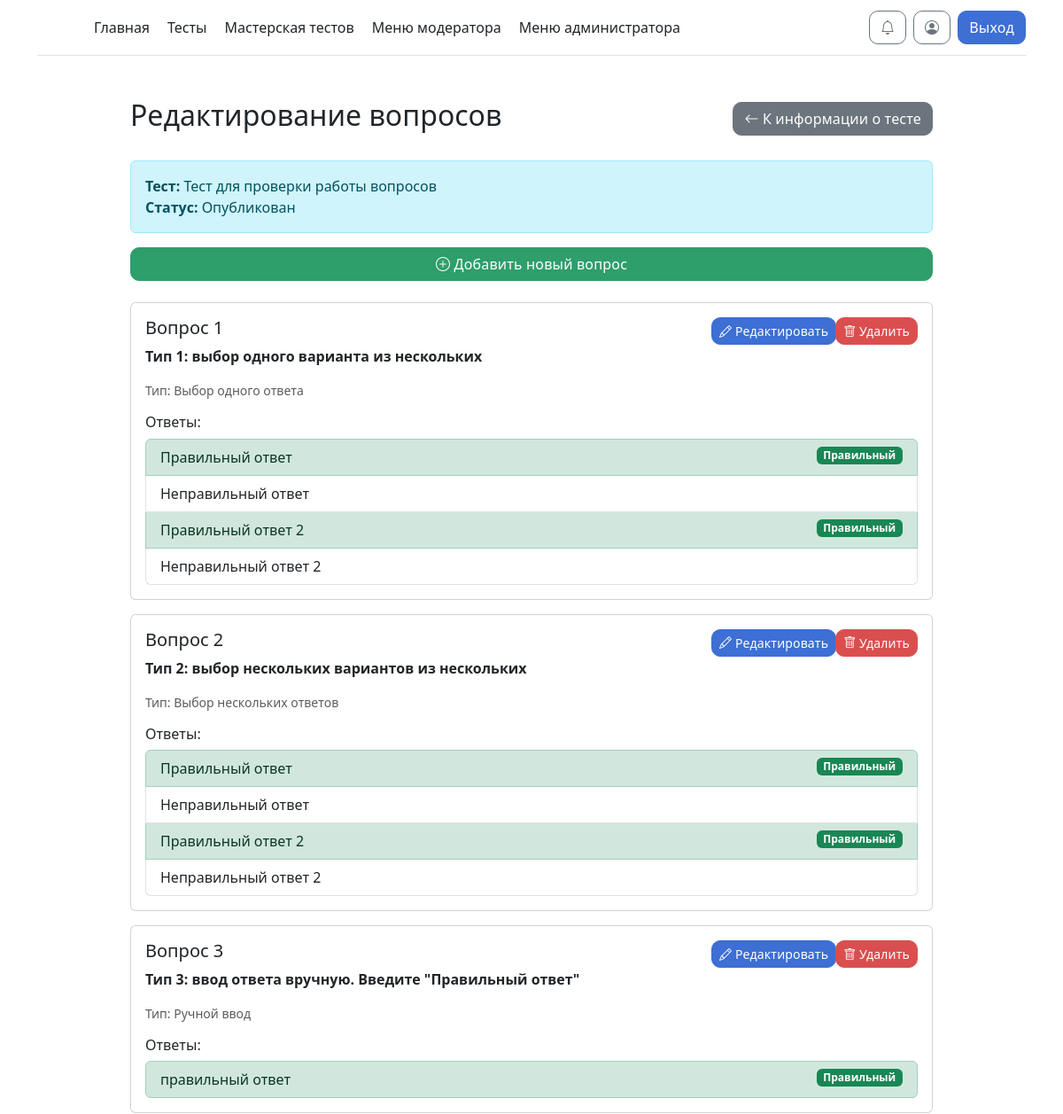
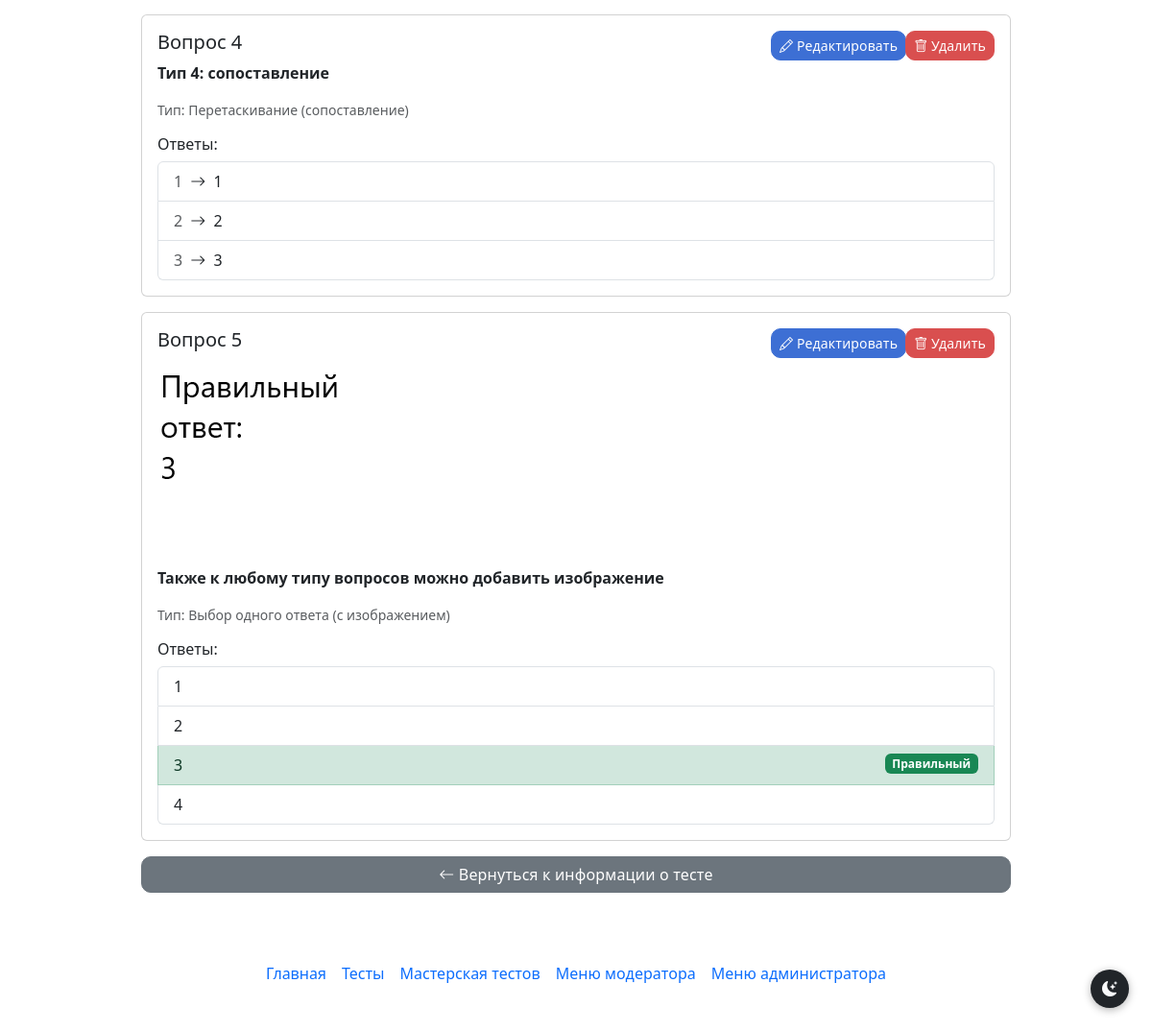
The app's page /edit-test/1/questions (signed in) with its own data (2 pictures, top to bottom).
### models.py (models this page shows)
class Tests(db.Model):
    test_id = db.Column(db.Integer, primary_key=True)
    test_id_creator = db.Column(db.Integer)
    test_name = db.Column(db.String)
    test_description = db.Column(db.String)
    test_status = db.Column(db.Integer)
    test_image = db.Column(db.String)
    test_cat_id = db.Column(db.Integer, default=None)  # ссылка на TestCategory.cat_id или None
    show_answers_after_test = db.Column(db.Boolean, default=True)  # показывать правильные ответы после завершения теста
    collect_statistics = db.Column(db.Boolean, default=True)  # собирать статистику для автора теста

class Tests_questions(db.Model):
    test_q_id = db.Column(db.Integer, primary_key=True)
    test_q_creator_id = db.Column(db.Integer)
    test_q_test_id = db.Column(db.Integer)
    test_q_text = db.Column(db.String)
    test_q_type = db.Column(db.Integer, default=1)
    test_q_status = db.Column(db.Integer)
    test_q_image = db.Column(db.String)

class Tests_answers(db.Model):
    test_a_id = db.Column(db.Integer, primary_key=True)
    test_a_creator_id = db.Column(db.Integer)
    test_a_question_id = db.Column(db.Integer)
    test_a_test_id = db.Column(db.Integer)
    test_a_text = db.Column(db.String)
    test_a_match = db.Column(db.String)   # для типа 4/41
    test_a_status = db.Column(db.Integer)
    test_a_is_correct = db.Column(db.Boolean)

### routes/edit.py (the view)
@edit_bp.route('/edit-test/<int:test_id>/questions')
@login_required
def edit_test_questions(test_id):
    test = Tests.query.get(test_id)
    if not test:
        flash("Тест не найден!", 'danger')
        return redirect("/tests")
    if test.test_id_creator != current_user.id and current_user.admin < 1:
        flash("У вас нет прав!", 'danger')
        return redirect("/tests")
    questions = Tests_questions.query.filter_by(test_q_test_id=test.test_id).all()
    questions_with_answers = [
        {'question': q, 'answers': Tests_answers.query.filter_by(test_a_question_id=q.test_q_id).all()}
        for q in questions
    ]
    return render_template("edit_test_questions.html", test=test, questions_with_answers=questions_with_answers)

### __init__.py (called while the page is built, shortened)
@manager.user_loader
def load_user(user_id):
    return db.session.get(User, user_id)

@app.template_filter('get_unread_notifications_count')
def get_unread_notifications_count(user_id):
    return Notifications.query.filter_by(n_user_id=user_id, n_is_read=False).count()

@app.before_request
def check_must_rate_test():
    excluded_paths = ['/test/', '/static/', '/logout']

### templates/edit_test_questions.html (shortened to what this page needs)
{% extends 'base.html' %}
{% block main %}
<div class="container mt-4">
    <div class="row">
        <div class="col-md-10 mx-auto">
            <div class="d-flex justify-content-between align-items-center mb-4">
                <h2>Редактирование вопросов</h2>
                <a href="{{ url_for('edit_test', test_id=test.test_id) }}"
                   class="btn btn-secondary">
                    <i class="bi bi-arrow-left"></i> К информации о тесте
                </a>
            </div>
            <div class="alert alert-info">
                <strong>Тест:</strong> {{ test.test_name }}<br>
                <strong>Статус:</strong>
                {% if test.test_status == 0 %}В разработке
                {% elif test.test_status == 1 %}На проверке
                {% elif test.test_status == 2 %}Опубликован
                {% elif test.test_status == 3 %}На перепроверке по жалобам
                {% endif %}
            </div>
            <div class="d-grid gap-2 mb-4">
                <a href="{{ url_for('add_question', test_id=test.test_id) }}"
                   class="btn btn-success"
                   {% if test.test_status == 2 and current_user.admin < 1 %}onclick="return confirm('Вы уверены? Тест будет отправлен на повторную проверку модератором.');"{% endif %}>
                    <i class="bi bi-plus-circle"></i> Добавить новый вопрос
                </a>
            </div>
            {% if questions_with_answers %}
            {% for item in questions_with_answers %}
            <div class="card mb-3">
                <div class="card-body">
                    <div class="d-flex justify-content-between align-items-start">
                        <h5 class="card-title">Вопрос {{ loop.index }}</h5>
                        <div class="btn-group" role="group">
                            <a href="{{ url_for('edit_question', question_id=item.question.test_q_id) }}"
                               class="btn btn-sm btn-primary">
                                <i class="bi bi-pencil"></i> Редактировать
                            </a>
                            <button type="button"
                                    class="btn btn-sm btn-danger"
                                    onclick="if(confirm('{% if test.test_status == 2 and current_user.admin < 1 %}Вы уверены, что хотите удалить этот вопрос? Все ответы также будут удалены! Тест будет отправлен на повторную проверку модератором.{% else %}Вы уверены, что хотите удалить этот вопрос? Все ответы также будут удалены!{% endif %}')) { document.getElementById('delete-form-{{ item.question.test_q_id }}').submit(); }">
                                <i class="bi bi-trash"></i> Удалить
                            </button>
                        </div>
                    </div>
                    {% if item.question.test_q_image %}
                    <img src="{{ url_for('static', filename='img/' + item.question.test_q_image) }}"
                         class="img-fluid mb-3"
                         alt="Изображение вопроса"
                         style="max-height: 200px;">
                    {% endif %}
                    <p class="card-text"><strong>{{ item.question.test_q_text }}</strong></p>
                    <p class="text-muted small">
                        Тип:
                        {% if item.question.test_q_type == 1 %}Выбор одного ответа
                        {% elif item.question.test_q_type == 2 %}Выбор нескольких ответов
                        {% elif item.question.test_q_type == 3 %}Ручной ввод
                        {% elif item.question.test_q_type == 4 %}Перетаскивание (сопоставление)
                        {% elif item.question.test_q_type == 11 %}Выбор одного ответа (с изображением)
                        {% elif item.question.test_q_type == 21 %}Выбор нескольких ответов (с изображением)
                        {% elif item.question.test_q_type == 31 %}Ручной ввод (с изображением)
                        {% elif item.question.test_q_type == 41 %}Перетаскивание (с изображением)
                        {% endif %}
                    </p>
                    <div class="mt-3">
                        <h6>Ответы:</h6>
                        <ul class="list-group">
                            {% for answer in item.answers %}
                            {% if item.question.test_q_type in [4, 41] %}
                            <li class="list-group-item">
                                <span class="text-muted">{{ answer.test_a_match }}</span>
                                <i class="bi bi-arrow-right mx-1"></i>
                                {{ answer.test_a_text }}
                            </li>
                            {% else %}
                            <li class="list-group-item {% if answer.test_a_is_correct %}list-group-item-success{% endif %}">
                                {{ answer.test_a_text }}
                                {% if answer.test_a_is_correct %}
                                <span class="badge bg-success float-end">Правильный</span>
                                {% endif %}
                            </li>
                            {% endif %}
                            {% endfor %}
                        </ul>
                    </div>
                </div>
            </div>
            {% endfor %}
            {% else %}
            <div class="alert alert-warning">
                <i class="bi bi-exclamation-triangle"></i>
                В этом тесте пока нет вопросов.
            </div>
            {% endif %}
            <div class="d-grid gap-2 mb-4">
                <a href="{{ url_for('edit_test', test_id=test.test_id) }}"
                   class="btn btn-secondary">
                    <i class="bi bi-arrow-left"></i> Вернуться к информации о тесте
                </a>
            </div>
        </div>
    </div>
</div>
{% endblock %}

### static/style/style.css (style rules this page uses)
.btn { border-radius: 10px !important; font-weight: 500; letter-spacing: 0.01em; transition: transform 0.1s ease, box-shadow 0.1s ease, background-color 0.1s ease !important; }
.btn-primary { background: #3d6fd4 !important; border-color: #3d6fd4 !important; }
.btn-success { background: #2e9e6b !important; border-color: #2e9e6b !important; }
.btn-danger { background: #d94f4f !important; border-color: #d94f4f !important; }
.btn-secondary { background: #6c757d !important; border-color: #6c757d !important; }

### records on screen
Tests: test_name "Тест для проверки работы вопросов"
Tests_questions: question.test_q_text "Тип 1: выбор одного варианта из нескольких"
Tests_answers: test_a_text "Правильный ответ", test_a_is_correct "Правильный"
Tests_answers: test_a_text "Неправильный ответ"
Tests_answers: test_a_text "Правильный ответ 2", test_a_is_correct "Правильный"
Tests_answers: test_a_text "Неправильный ответ 2"
Tests_questions: question.test_q_text "Тип 2: выбор нескольких вариантов из нескольких"
Tests_answers: test_a_text "Правильный ответ", test_a_is_correct "Правильный"
Tests_answers: test_a_text "Неправильный ответ"
Tests_answers: test_a_text "Правильный ответ 2", test_a_is_correct "Правильный"
Tests_answers: test_a_text "Неправильный ответ 2"
Tests_questions: question.test_q_text "Тип 3: ввод ответа вручную. Введите \"Правильный ответ\""
Tests_answers: test_a_text "правильный ответ", test_a_is_correct "Правильный"
Tests_questions: question.test_q_text "Тип 4: сопоставление"
Tests_answers: test_a_match "1", test_a_text "1"
Tests_answers: test_a_match "2", test_a_text "2"
Tests_answers: test_a_match "3", test_a_text "3"
Tests_questions: test_q_image (picture), question.test_q_text "Также к любому типу вопросов можно добавить изображение"
Tests_answers: test_a_text "1"
Tests_answers: test_a_text "2"
Tests_answers: test_a_text "3", test_a_is_correct "Правильный"
Tests_answers: test_a_text "4"
